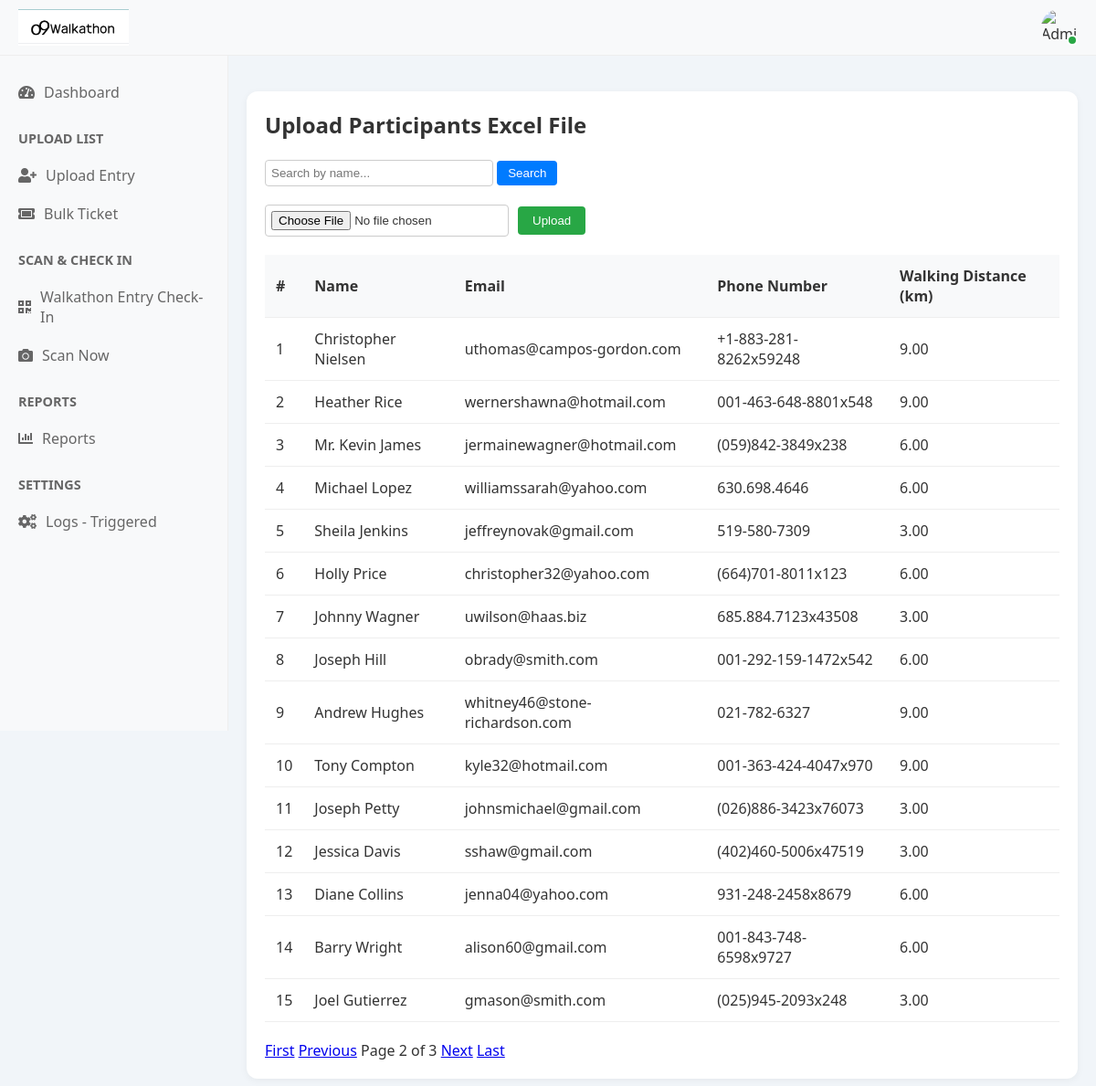
The app's page /registered_list/?page=2 with its own data.
### walkathon_app/models.py (models this page shows, shortened)
class Participant(models.Model):
    unique_id = models.CharField(max_length=20, unique=True,default=uuid.uuid4)
    name = models.CharField(max_length=255)
    email = models.EmailField()
    phone_number = models.CharField(max_length=20)
    walking_distance_km = models.DecimalField(max_digits=5, decimal_places=2)
    registered_at = models.DateTimeField(auto_now_add=True)
    gender = models.CharField(max_length=10, choices=[('Male', 'Male'), ('Female', 'Female'), ('Others', 'Others')], null=True, blank=True)
    working_professional = models.CharField(max_length=3, choices=[('Yes', 'Yes'), ('No', 'No')], null=True, blank=True)
    o9_employee = models.CharField(max_length=3, choices=[('Yes', 'Yes'), ('No', 'No')], null=True, blank=True)
    employee_code = models.CharField(max_length=100, null=True, blank=True)
    company_name = models.CharField(max_length=255, null=True, blank=True)

### walkathon_app/views.py (the view)
# urls.py: path('registered_list/', views.registered_list, name='registered_list'),
def registered_list(request):
    search_query = request.GET.get('search', '')
    participants = Participant.objects.all()
    if search_query:
        participants = participants.filter(name__icontains=search_query)
    paginator = Paginator(participants, 15)  # Show 15 participants per page
    page_number = request.GET.get('page')
    page_obj = paginator.get_page(page_number)
    context = {
        'participants': participants,
        'page_obj': page_obj,
        'search_query': search_query,
    }
    return render(request, 'registered_list.html', context)

### templates/registered_list.html (shortened to what this page needs)
{% extends "base.html" %}
{% load static %}
{% block content %}
<div class="upload-section">
    <h2>Upload Participants Excel File</h2>
    <br>
    <form method="GET" action="" style="margin-bottom: 20px;">
    <input type="text" name="search" placeholder="Search by name..." value="{{ search_query }}" style="padding: 6px; width: 250px; border: 1px solid #ccc; border-radius: 4px;">
    <button type="submit" style="padding: 6px 12px; border: none; background-color: #007bff; color: white; border-radius: 4px;">Search</button>
    </form>
    <form method="POST" action="{% url 'upload_excel' %}" enctype="multipart/form-data" class="upload-form">
        <input type="file" name="excel_file" accept=".xlsx,.xls" required>
        <button type="submit">Upload</button>
    </form>
    {% if participants %}
    <table>
        <thead>
            <tr>
                <th>#</th>
                <th>Name</th>
                <th>Email</th>
                <th>Phone Number</th>
                <th>Walking Distance (km)</th>
            </tr>
        </thead>
        <tbody>
            {% for participant in page_obj %}
            <tr>
                <td>{{ forloop.counter }}</td>
                <td>{{ participant.name }}</td>
                <td>{{ participant.email }}</td>
                <td>{{ participant.phone_number }}</td>
                <td>{{ participant.walking_distance_km }}</td>
            </tr>
            {% endfor %}
        </tbody>
    </table>
    <div class="pagination" style="margin-top: 20px;">
    {% if page_obj.has_previous %}
        <a href="?page=1{% if search_query %}&search={{ search_query }}{% endif %}">First</a>
        <a href="?page={{ page_obj.previous_page_number }}{% if search_query %}&search={{ search_query }}{% endif %}">Previous</a>
    {% endif %}
    <span>Page {{ page_obj.number }} of {{ page_obj.paginator.num_pages }}</span>
    {% if page_obj.has_next %}
        <a href="?page={{ page_obj.next_page_number }}{% if search_query %}&search={{ search_query }}{% endif %}">Next</a>
        <a href="?page={{ page_obj.paginator.num_pages }}{% if search_query %}&search={{ search_query }}{% endif %}">Last</a>
    {% endif %}
</div>
    {% else %}
        <p>No data to display. Upload an Excel file to see participants.</p>
    {% endif %}
</div>
{% endblock %}

### templates/base.html (style rules this page uses)
* { margin: 0; padding: 0; box-sizing: border-box; }
body { font-family: 'Segoe UI', Tahoma, Geneva, Verdana, sans-serif; background: #f1f5f9; color: #333; }

### templates/registered_list.html (style rules this page uses)
.upload-section { background: #fff; padding: 20px; border-radius: 12px; box-shadow: 0 2px 8px rgba(0, 0, 0, 0.05); margin-top: 20px; }
.upload-form { display: flex; align-items: center; gap: 10px; margin-bottom: 20px; }
.upload-form input[type="file"] { border: 1px solid #ccc; padding: 6px; border-radius: 4px; }
.upload-form button { background-color: #28a745; color: white; padding: 8px 16px; border: none; border-radius: 4px; cursor: pointer; }
table { width: 100%; border-collapse: collapse; margin-top: 10px; }
th, td { padding: 12px; text-align: left; border-bottom: 1px solid #eee; }
th { background-color: #f8f9fa; font-weight: 600; }

### records on screen
Participant: name "Christopher Nielsen", email "uthomas@campos-gordon.com", phone_number "+1-883-281-8262x59248", walking_distance_km "9.00"
Participant: name "Heather Rice", email "wernershawna@hotmail.com", phone_number "001-463-648-8801x548", walking_distance_km "9.00"
Participant: name "Mr. Kevin James", email "jermainewagner@hotmail.com", phone_number "(059)842-3849x238", walking_distance_km "6.00"
Participant: name "Michael Lopez", email "williamssarah@yahoo.com", phone_number "630.698.4646", walking_distance_km "6.00"
Participant: name "Sheila Jenkins", email "jeffreynovak@gmail.com", phone_number "519-580-7309", walking_distance_km "3.00"
Participant: name "Holly Price", email "christopher32@yahoo.com", phone_number "(664)701-8011x123", walking_distance_km "6.00"
Participant: name "Johnny Wagner", email "uwilson@haas.biz", phone_number "685.884.7123x43508", walking_distance_km "3.00"
Participant: name "Joseph Hill", email "obrady@smith.com", phone_number "001-292-159-1472x542", walking_distance_km "6.00"
Participant: name "Andrew Hughes", email "whitney46@stone-richardson.com", phone_number "021-782-6327", walking_distance_km "9.00"
Participant: name "Tony Compton", email "kyle32@hotmail.com", phone_number "001-363-424-4047x970", walking_distance_km "9.00"
Participant: name "Joseph Petty", email "johnsmichael@gmail.com", phone_number "(026)886-3423x76073", walking_distance_km "3.00"
Participant: name "Jessica Davis", email "sshaw@gmail.com", phone_number "(402)460-5006x47519", walking_distance_km "3.00"
Participant: name "Diane Collins", email "jenna04@yahoo.com", phone_number "931-248-2458x8679", walking_distance_km "6.00"
Participant: name "Barry Wright", email "alison60@gmail.com", phone_number "001-843-748-6598x9727", walking_distance_km "6.00"
Participant: name "Joel Gutierrez", email "gmason@smith.com", phone_number "(025)945-2093x248", walking_distance_km "3.00"

### other values on screen
{{ page_obj.number }} "2"
{{ page_obj.paginator.num_pages }} "3"
